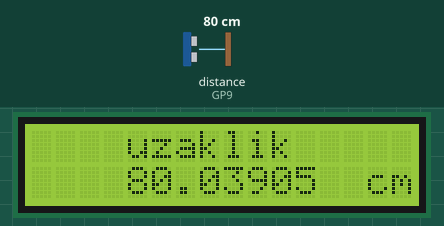
Simulated run of this program. Board: Raspberry Pi Pico running MicroPython. Shown: 16×2 character LCD. The test bench sets the inputs (shaded band); at power-on: distance to the obstacle (sensor on GP9) 80 cm. The echo pulse lasts 58.3 µs per cm; library files of the repository ran but are not shown: lcd_api.py, pico_i2c_lcd.py; what the program prints to the serial console is not drawn.

Above: at 2.7 s.
2.8 s: distance to the obstacle (sensor on GP9) set to 2 cm
At 5.8 s:
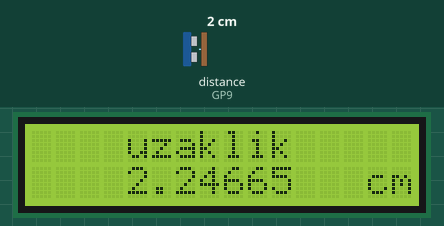
9.8 s: distance to the obstacle (sensor on GP9) set to 4 cm
At 11.9 s:
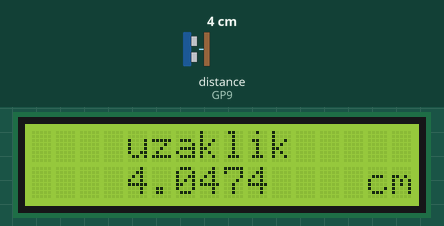
14.2 s: distance to the obstacle (sensor on GP9) set to 9 cm
At 14.8 s:
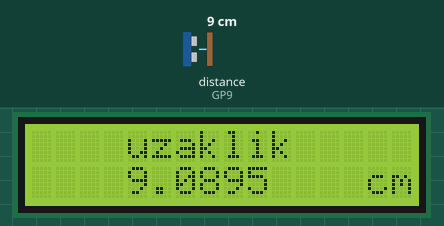
Timing chart, 0 to 17.2 s (numbered marks = the images above; inputs shaded):
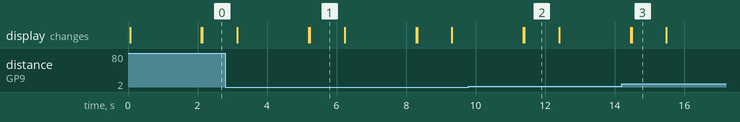

The program:

HC-SR04_lcd.py
```python
from machine import Pin, I2C
import utime

trigger = Pin(8,Pin.OUT)
echo = Pin(9,Pin.IN)

from lcd_api import LcdApi
from pico_i2c_lcd import I2cLcd
I2C_ADDR = 0x27
I2C_NUM_ROWS = 2
I2C_NUM_COLS = 16


sda=Pin(20)
scl=Pin(21)

i2c = I2C(0, sda=sda, scl=scl,freq=40000)
lcd = I2cLcd(i2c,I2C_ADDR, I2C_NUM_ROWS, I2C_NUM_COLS)

def mesafe():
    trigger.low()
    utime.sleep(2)
    trigger.high()
    utime.sleep_us(5)
    trigger.low()

    while echo.value() == 0:
        sinyalKapali = utime.ticks_us()
    while echo.value() == 1:
        sinyalAcik = utime.ticks_us() # belli bir zamana baglı utime içinde fonksiyondur(ticks),ms olarak sayaç kurar
    gecenZaman = sinyalAcik - sinyalKapali
    uzaklik = (gecenZaman * 0.0343) / 2 # ses hızı 343m/s ses 1 sn 343m yol alır , 2 ile bölme sebebi hem gidiyor hem geliyor ses o yüden
    print("Uzaklık", uzaklik,"cm")

    lcd.move_to(4, 0)
    lcd.putstr("uzaklik")
    lcd.move_to(4, 1)
    lcd.putstr(str(uzaklik))
    lcd.move_to(14,1)
    lcd.putstr("cm")

while True:
    mesafe()
    utime.sleep(1)
    lcd.clear()

        
```

Measured:
- what the display in image 1 shows lasts 1.0 s, from 5.2 s to 6.2 s
